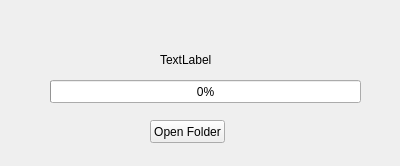
<?xml version="1.0" encoding="UTF-8"?>
<ui version="4.0">
 <class>Form</class>
 <widget class="QWidget" name="Form">
  <property name="geometry">
   <rect>
    <x>0</x>
    <y>0</y>
    <width>400</width>
    <height>166</height>
   </rect>
  </property>
  <property name="windowTitle">
   <string>Download Manager</string>
  </property>
  <widget class="QProgressBar" name="progress">
   <property name="geometry">
    <rect>
     <x>50</x>
     <y>80</y>
     <width>311</width>
     <height>23</height>
    </rect>
   </property>
   <property name="value">
    <number>0</number>
   </property>
  </widget>
  <widget class="QLabel" name="filename">
   <property name="geometry">
    <rect>
     <x>160</x>
     <y>50</y>
     <width>141</width>
     <height>20</height>
    </rect>
   </property>
   <property name="text">
    <string>TextLabel</string>
   </property>
  </widget>
  <widget class="QPushButton" name="openfolder">
   <property name="geometry">
    <rect>
     <x>150</x>
     <y>120</y>
     <width>75</width>
     <height>23</height>
    </rect>
   </property>
   <property name="text">
    <string>Open Folder</string>
   </property>
  </widget>
 </widget>
 <resources/>
 <connections/>
</ui>
